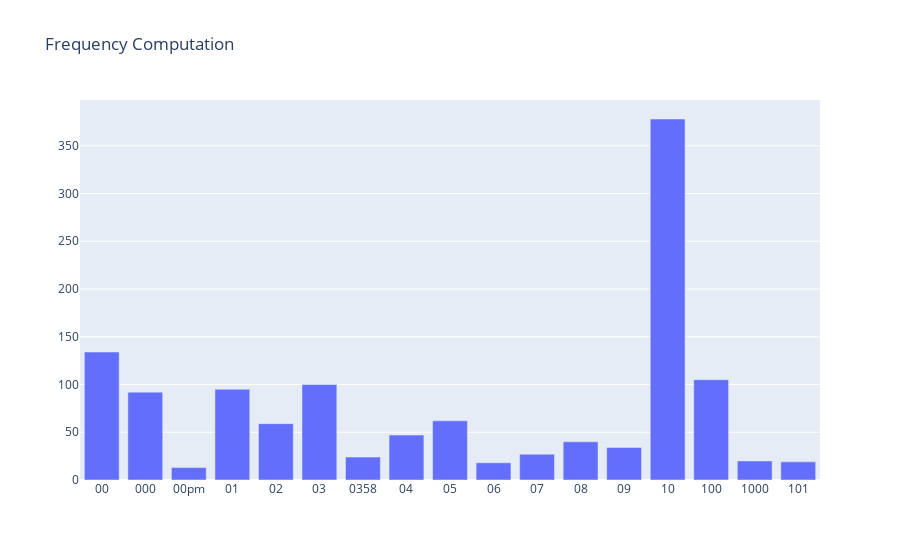

Notebook code for this chart:
### Markdown cell above
### >>> **Exercise 14 (take home):** 
The chart above contains all the vocabulary, and it's computationally intensive to both compute and visualize. Can you efficiently reduce the number of terms you want to visualize as an exercise.

### Code cell
y = [i for i in term_frequencies[:300] if i > 10]

# only terms which appear more than 10 times are shown
# this reduces the number of visualized terms efficiently

x = [count_vect.get_feature_names()[index] for index, value in enumerate(term_frequencies[:300]) if value > 10]

fig = {
    "data": [{"type": "bar",
              "x": x,
              "y": y}],
    "layout": {"title": {"text": "Frequency Computation"},
               "xaxis": {'type': 'category'}           
              }
}


import plotly.io as pio
pio.show(fig)

### Figure 1 — Plotly figure (JSON) as saved in the notebook; plotly's stock layout.template omitted (floating-point values rounded to 4 significant figures)
{"data": [{"type": "bar", "x": ["00", "000", "00pm", "01", "02", "03", "0358", "04", "05", "06", "07", "08", "09", "10", "100", "1000", "101"], "y": [134, 92, 13, 95, 59, 100, 24, 47, 62, 18, 27, 40, 34, 378, 105, 20, 19]}], "layout": {"title": {"text": "Frequency Computation"}, "xaxis": {"type": "category"}}}
